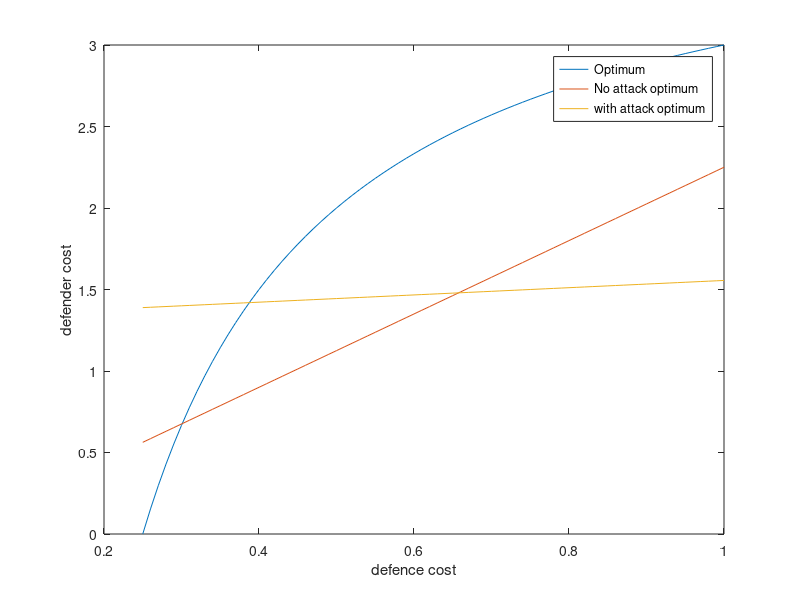

This figure's MATLAB source:
clear;
close all;
alpha =[
    1/3 , 0.7/3 , 1.3/3;
    0.2 , 0.3 , 0.5;
    0.5 , 0.3 , 0.2;
    0.3 , 0.5 , 0.2;
    ]';
create=false;
Nc=size(alpha,2);
n=size(alpha,1);
if create
    sums1=zeros(1,n);
    sums2=zeros(1,Nc);
    n=size(alpha,1);
    for k=1:Nc
        for j=1:n
            sums1(1,j)=sums1(1,j)+alpha(j,k);
            sums2(1,k)=sums2(1,k)+alpha(j,k);
        end
    end
    return;
else
    cds=0.25:0.01:1;
    Cds_1=zeros(size(cds,1));
    Cds_2=zeros(size(cds,1));
    Cds_3=zeros(size(cds,1));
    Cds_4=zeros(size(cds,1));
    Cds_5=zeros(size(cds,1));
    C=1;
    ca=1/Nc;
    
    Pos=zeros(1,Nc);
    
    Total_Network=0;
    for i=1:n
        Temp=0;
        for k=1:Nc
            Temp=Temp+alpha(i,k);
        end
        if(Temp>Total_Network)
            Total_Network=Temp;
        end
    end
    Total=0;
    for k=1:Nc
        TempMaxalpha=0;
        for i=1:n
            if(alpha(i,k)>TempMaxalpha)
                TempMaxalpha=alpha(i,k);
                Pos(k)=i;
            end
        end
        Total=Total+(1-alpha(Pos(k),k))^2;
    end
    cds_3_coefficient=(Nc-n*floor(ca))*(floor(ca)+1)*(1-ca/(floor(ca)+1))^2;
    cds_4_coefficient=mod(Nc,n)*ceil(Nc/n)*(1-(floor(Nc/n)+mod(Nc,n)/n)/ceil(Nc/n))^2;
    for cd=cds
        Cds_1(C)=Nc-Nc/(4*cd);
        Cds_2(C)=Total_Network+Total*cd;
        Cds_3(C)=cd*cds_3_coefficient;
        Cds_4(C)=Nc/n+cd*cds_4_coefficient;
        C=C+1;
    end
end
figure;
% ax_plot = axes('position',[.11 .22 0.8 .75]);
Plot_Cds_1=plot(cds,Cds_1);
hold on;
% Plot_Cds_2=plot(cds,Cds_2);
Plot_Cds_3=plot(cds,Cds_3);
Plot_Cds_4=plot(cds,Cds_4);
hold off;
xlabel('defence cost');
ylabel('defender cost');
legend('Optimum','No attack optimum','with attack optimum');

% cost_slider_text = uicontrol('style','text','Position',[250,7,30,20]);
% set(cost_slider_text,'String',num2str(ca));
% temp = uicontrol('style','text','Position',[10,7,30,20]);
% set(temp,'String','Cd');
% cost_slider = uicontrol('style','slider','Value',ca,'Position',[40,10,200,20]);
% set_cost = @(~,e)changeCostSlider(e,cost_slider_text,cds,Plot_Cds_2);
% addlistener(cost_slider, 'Value', 'PostSet',set_cost);

% Number_text = uicontrol('style','text','Position',[500,7,30,20]);
% set(Number_text,'String',num2str(Nc));
% temp = uicontrol('style','text','Position',[260,7,30,20]);
% set(temp,'String','Nc');
% max = 40;
% Count_sider = uicontrol('style','slider','Value',Nc,'Position',[290,10,200,20], 'Max',max, 'Min',1,'SliderStep', [1/(max-1), 1/(max-1)]);
% set_number = @(~,e)changeNumberSlider(e,Number_text,cds,Plot_Cds_3,Plot_Cds_4);
% addlistener(Count_sider, 'Value', 'PostSet',set_number);
